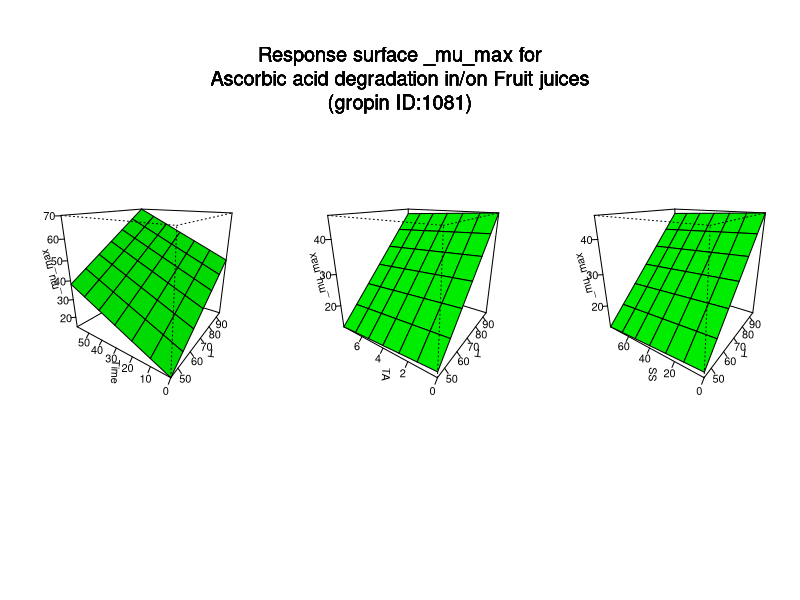

The R script that drew this image:
#############################
# start of Parameter script
#############################
T <- seq(45.045,94.9050949050949,length.out=7)
Time <- seq(0,59.9400599400599,length.out=7)
TA <- seq(0,7.99200799200799,length.out=7)
SS <- seq(0,79.9200799200799,length.out=7)
#############################
# end of Parameter script
#############################
############################# 
# start of Model script Gropin ID 1081 
#############################
 
# constant coefficients for this model
 
variables <- data.frame(T,Time,TA,SS)
argumentsPar <- unique.data.frame(expand.grid(variables))
 
# heart of the model
response_surface <- function(T,Time,TA,SS) {
   mumax <-(-14.54+(0.64*T)+0.40*Time-0.21*TA-0.02*SS)

	return(mumax=mumax)
} 

# output parameters
responseSurface <- cbind(argumentsPar,response_surface(argumentsPar['T'],argumentsPar['Time'],argumentsPar['TA'],argumentsPar['SS']))
colnames(responseSurface) <- c(colnames(argumentsPar),'mumax')
#############################
# End of Model script
#############################
############################# 
# start of Visualisation script Gropin ID 1081 
#############################
titleText <-'Response surface _mu_max for
Ascorbic acid degradation in/on Fruit juices
(gropin ID:1081)'
argPar1 <- unique.data.frame(expand.grid(T,Time))
argPar2 <- unique.data.frame(expand.grid(T,TA))
argPar3 <- unique.data.frame(expand.grid(T,SS))
z1 <- matrix(unlist(response_surface(T = argPar1[1],Time = argPar1[2],TA = TA[1],SS = SS[1])),nrow=7)
z2 <- matrix(unlist(response_surface(T = argPar2[1],TA = argPar2[2],Time = Time[1],SS = SS[1])),nrow=7)
z3 <- matrix(unlist(response_surface(T = argPar3[1],SS = argPar3[2],Time = Time[1],TA = TA[1])),nrow=7)
# adding precaution if response surface is zero
myZLim1 <- range(z1)
if(myZLim1[1] == myZLim1[2]) myZLim1[2] <- myZLim1[2]+1
myZLim2 <- range(z2)
if(myZLim2[1] == myZLim2[2]) myZLim2[2] <- myZLim2[2]+1
myZLim3 <- range(z3)
if(myZLim3[1] == myZLim3[2]) myZLim3[2] <- myZLim3[2]+1
if(length(T)>1 & length(Time)>1 & length(TA)>1 & length(SS)>1) {
	par(mfrow = c(1,3))
	persp(T,Time,z1,col = 'green',xlab='T',ylab='Time',zlab='_mu_max',zlim=myZLim1,theta=305,phi=20,shade=0.25,ticktype = 'detailed')
	persp(T,TA,z2,col = 'green',xlab='T',ylab='TA',zlab='_mu_max',zlim=myZLim2,theta=305,phi=20,shade=0.25,ticktype = 'detailed')
	persp(T,SS,z3,col = 'green',xlab='T',ylab='SS',zlab='_mu_max',zlim=myZLim3,theta=305,phi=20,shade=0.25,ticktype = 'detailed')
	mtext(titleText,outer=T,  cex=1.2, line=-8.5, side=3)
} else {
		myPars <- unique.data.frame(expand.grid(T,Time,TA,SS))
		myZ <-matrix(unlist(response_surface(myPars[,1],myPars[,2],myPars[,3],myPars[,4])),nrow=7)
		myZLim <- range(myZ)
if(myZLim[1] == myZLim[2]) myZLim[2] <- myZLim[2]+1
	if(length(TA)==1 & length(SS)==1) {
		persp(T,Time,myZ,col = 'green',xlab='T',ylab='Time',zlab='_mu_max',main=titleText,sub=paste('other variable: TA =',round(TA,digits = 2), 'SS =',round(SS,digits = 2)),zlim=myZLim,theta=305,phi=20,shade=0.25,ticktype = 'detailed')
	}
	if(length(Time)==1 & length(SS)==1) {
		persp(T,TA,myZ,col = 'green',xlab='T',ylab='TA',zlab='_mu_max',main=titleText,sub=paste('other variable: Time =',round(Time,digits = 2), 'SS =',round(SS,digits = 2)),zlim=myZLim,theta=305,phi=20,shade=0.25,ticktype = 'detailed')
	}
	if(length(Time)==1 & length(TA)==1) {
		persp(T,SS,myZ,col = 'green',xlab='T',ylab='SS',zlab='_mu_max',main=titleText,sub=paste('other variable: Time =',round(Time,digits = 2), 'TA =',round(TA,digits = 2)),zlim=myZLim,theta=305,phi=20,shade=0.25,ticktype = 'detailed')
	}
	if(length(T)==1 & length(SS)==1) {
		persp(Time,TA,myZ,col = 'green',xlab='Time',ylab='TA',zlab='_mu_max',main=titleText,sub=paste('other variable: T =',round(T,digits = 2), 'SS =',round(SS,digits = 2)),zlim=myZLim,theta=305,phi=20,shade=0.25,ticktype = 'detailed')
	}
	if(length(T)==1 & length(TA)==1) {
		persp(Time,SS,myZ,col = 'green',xlab='Time',ylab='SS',zlab='_mu_max',main=titleText,sub=paste('other variable: T =',round(T,digits = 2), 'TA =',round(TA,digits = 2)),zlim=myZLim,theta=305,phi=20,shade=0.25,ticktype = 'detailed')
	}
	if(length(T)==1 & length(Time)==1) {
		persp(TA,SS,myZ,col = 'green',xlab='TA',ylab='SS',zlab='_mu_max',main=titleText,sub=paste('other variable: T =',round(T,digits = 2), 'Time =',round(Time,digits = 2)),zlim=myZLim,theta=305,phi=20,shade=0.25,ticktype = 'detailed')
	}
}
#############################
# End of Visualisation script
#############################
